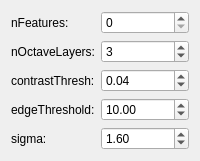
           <widget class="QWidget" name="tab_sift">
            <attribute name="title">
             <string>SIFT</string>
            </attribute>
            <layout class="QFormLayout" name="sift_form_layout">
             <item row="0" column="0">
              <widget class="QLabel" name="label_sift_nfeatures">
               <property name="text">
                <string>nFeatures:</string>
               </property>
              </widget>
             </item>
             <item row="0" column="1">
              <widget class="QSpinBox" name="sift_nfeatures">
               <property name="maximum">
                <number>10000</number>
               </property>
               <property name="value">
                <number>0</number>
               </property>
              </widget>
             </item>
             <item row="1" column="0">
              <widget class="QLabel" name="label_sift_nOctaveLayers">
               <property name="text">
                <string>nOctaveLayers:</string>
               </property>
              </widget>
             </item>
             <item row="1" column="1">
              <widget class="QSpinBox" name="sift_nOctaveLayers">
               <property name="minimum">
                <number>1</number>
               </property>
               <property name="maximum">
                <number>10</number>
               </property>
               <property name="value">
                <number>3</number>
               </property>
              </widget>
             </item>
             <item row="2" column="0">
              <widget class="QLabel" name="label_sift_contrastThreshold">
               <property name="text">
                <string>contrastThresh:</string>
               </property>
              </widget>
             </item>
             <item row="2" column="1">
              <widget class="QDoubleSpinBox" name="sift_contrastThreshold">
               <property name="singleStep">
                <double>0.010000000000000</double>
               </property>
               <property name="value">
                <double>0.040000000000000</double>
               </property>
              </widget>
             </item>
             <item row="3" column="0">
              <widget class="QLabel" name="label_sift_edgeThreshold">
               <property name="text">
                <string>edgeThreshold:</string>
               </property>
              </widget>
             </item>
             <item row="3" column="1">
              <widget class="QDoubleSpinBox" name="sift_edgeThreshold">
               <property name="value">
                <double>10.000000000000000</double>
               </property>
              </widget>
             </item>
             <item row="4" column="0">
              <widget class="QLabel" name="label_sift_sigma">
               <property name="text">
                <string>sigma:</string>
               </property>
              </widget>
             </item>
             <item row="4" column="1">
              <widget class="QDoubleSpinBox" name="sift_sigma">
               <property name="value">
                <double>1.600000000000000</double>
               </property>
              </widget>
             </item>
            </layout>
           </widget>
